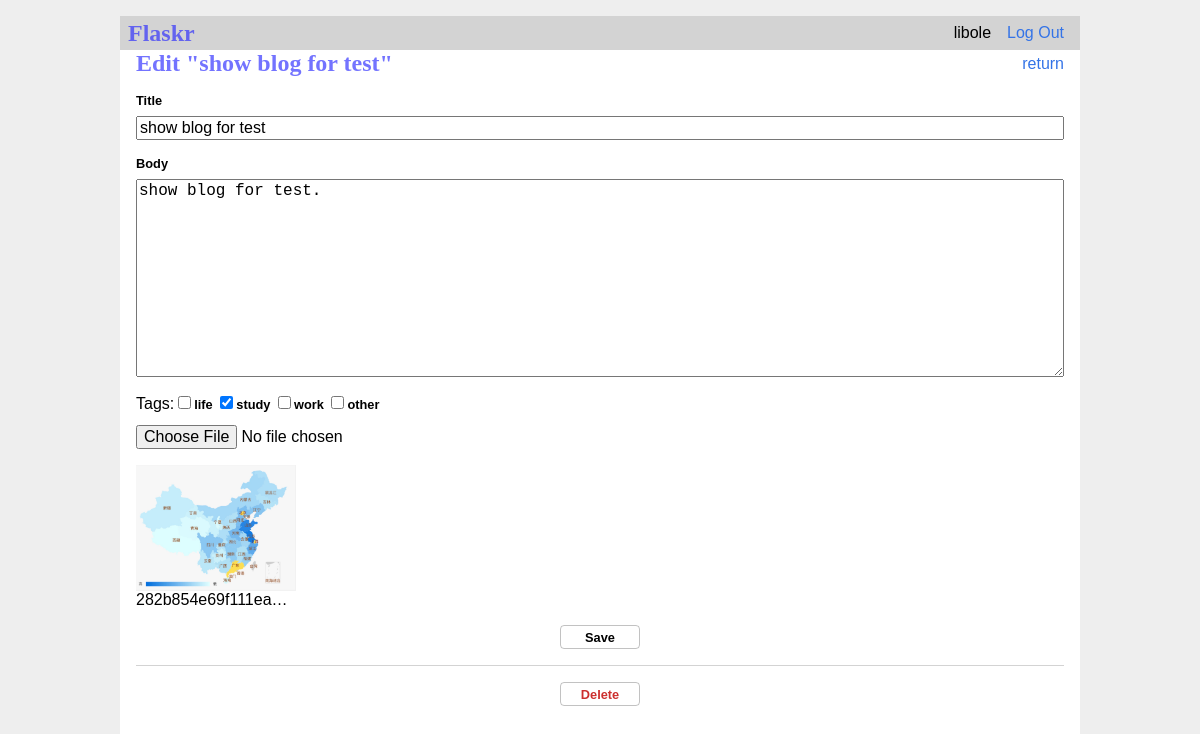
/10/update (signed in), run on the app's committed database.
### flaskr/models/Users.py (models this page shows, shortened)
class User(Base):
    __table__ = Table('user', metadata, autoload=True)
    @staticmethod
    def get_users(user_id=None):
        con = get_db()
        if user_id is None:
            users = con.execute('SELECT * FROM user').fetchall()
        else:
            users = con.execute(
                'SELECT * FROM user WHERE id = ?', (user_id,)
            ).fetchone()
        return users

### flaskr/models/Posts.py (models this page shows, shortened)
class Post(Base):
    __table__ = Table('post', metadata, autoload=True)
    @staticmethod
    def get_post(post_id, check_author=True):
        sql_select = 'SELECT p.id, title, body, created, p.author_id, username, p.tags as tags_id, p.imgs '
        sql_from_post = 'FROM post p JOIN user u ON p.author_id = u.id and p.id = ? '
        sql_left_outer_join = 'left outer join favours f on f.author_id = ?  and p.id = f.post_id '
        sql = sql_select + ', f.author_id as f_author_id ' + sql_from_post + sql_left_outer_join
        post = get_db().execute(sql, (post_id, g.user['id'])).fetchone()
        if post is None:
            flash(error="Post id {0} doesn't exist.".format(post_id))
            return False
        if check_author and post['author_id'] != g.user['id']:
            flash(error="You have not the permission.")
            return False
        return post

### flaskr/models/Tags.py (models this page shows, shortened)
class Tag(Base):
    __table__ = Table('tags', metadata, autoload=True)
    @staticmethod
    def get_tags():
        con = get_db()
        tags = con.execute('SELECT * FROM tags').fetchall()
        return tags

### flaskr/models/Imgs.py (models this page shows, shortened)
class Img(Base):
    __table__ = Table('imgs', metadata, autoload=True)

### flaskr/blog.py (the view, shortened to what this page needs)
@bp.route('/<int:pid>/update', methods=('GET', 'POST'))
@login_required
def update(pid):
    post = Post.get_post(pid)
    if post:
        tags = Tag.get_tags()
        img = get_db_session().query(Img).filter(Img.id == int(post['imgs'])).one()
        return render_template('blog/update.html', post=post, tags=tags, img_show=img)
    else:
        return redirect(url_for('blog.index'))

### flaskr/auth.py (called while the page is built, shortened)
@bp.before_app_request
def load_logged_in_user():
    user_id = session.get('user_id')
    if user_id is None:
        g.user = None
    else:
        g.user = User.get_users(user_id=user_id)

def login_required(view):
    @functools.wraps(view)
    def wrapped_view(**kwargs):
        print_url()
        return view(**kwargs)
    return wrapped_view

### flaskr/db.py (called while the page is built)
def get_db_session():
    if 'db_session' not in g:
        g.db_session = scoped_session(sessionmaker(bind=engine))
    return g.db_session

def get_db():
    if 'con' not in g:
        g.con = sqlite3.connect(
            current_app.config['DATABASE'],
            detect_types=sqlite3.PARSE_DECLTYPES
        )
        g.con.row_factory = dic_factory
    return g.con

def dic_factory(cursor, row):
    d = {}
    for idx, col in enumerate(cursor.description):
        d[col[0]] = row[idx]
    return d

### flaskr/util.py (called while the page is built)
def print_url():
    print('request.referrer:{}\nrequest.url:{}\nrequest.base_url:{}\nrequest.url_root:{}\nrequest.full_path:{}\n'
          'request.path:{}\nrequest.script_root:{}\nrequest.accept_mimetypes:{}'.format
          (request.referrer, request.url, request.base_url, request.url_root, request.full_path, request.path,
           request.script_root, request.accept_mimetypes))

### flaskr/templates/blog/update.html
{% extends 'base.html' %}
{% from 'blog/blogmacros.html' import update_tags with context %}
{% block header %}
  <h1>{% block title %}Edit "{{ post['title'] }}"{% endblock %}</h1>
  <a class="return" href="{{ url_for('blog.index') }}">return</a>
{% endblock %}
{% block content %}
  <form method="post">
    <label for="title">Title</label>
    <input name="title" id="title"
      value="{{ request.form['title'] or post['title'] }}" required>
    <label for="body">Body</label>
    <textarea name="body" id="body">{{ request.form['body'] or post['body'] }}</textarea>
    {{ update_tags(post, tags) }}
    <input type="file" name="file">
    {% for img in post['imgs'].split(',') if img_show %}
    <div class="img-box" id="{{img}}">
        <img src="{{url_for('blog.show_photo',filename=img_show.name)}}"></img>
        <span>{{ img_show.name }}</span>
    </div>
    {% endfor %}
    <input type="submit" value="Save">
  </form>
  <hr>
  <form action="{{ url_for('blog.delete', id=post['id']) }}" method="post">
    <input class="danger" type="submit" value="Delete" onclick="return confirm('Are you sure?');">
  </form>
{% endblock %}

### flaskr/templates/base.html (shortened to what this page needs)
<!DOCTYPE html>
<html>
    <head>
        <link rel="stylesheet" href="{{ url_for('static', filename='CSS/style.css') }}">
    </head>
    <body>
        <nav class="menu">
            <h1>Flaskr</h1>
            <ul>
                {%- if g.user %}
                <li><span>{{ g.user['username'] }}</span></li>
                <li><a href="{{ url_for('auth.logout') }}">Log Out</a></li>
                {%- else -%}
                <li><a href="{{ url_for('auth.register') }}">Register</a> </li>
                <li><a href="{{ url_for('auth.login') }}">Log In</a> </li>
                {%- endif %}
            </ul>
        </nav>
        <section class="content">
            <header>
                {% block header %}{% endblock %}
            </header>
            {% block content %}{% endblock %}
        </section>
    </body>
</html>

### flaskr/templates/blog/blogmacros.html (shortened to what this page needs)
{% macro update_tags(post, tags) -%}
<span class="tag" >Tags:
  {%- for tag in tags -%}
<label class="tag" for="{{tag['id']}}">
    {%- for tag_id in post['tags_id'].split(',') if post['tags_id'] and tag['id'] == tag_id|int -%}
    <input name="{{tag['name']}}" id="{{tag['id']}}" type="checkbox" value="{{tag['id']}}" checked>
    {%- else -%}
    <input name="{{tag['name']}}" id="{{tag['id']}}" type="checkbox" value="{{tag['id']}}" >
    {%- endfor -%}
    {{tag['name']}}
</label>
  {%- endfor -%}
</span>
{%- endmacro %}

### flaskr/static/CSS/style.css (style rules this page uses)
html { font-family: sans-serif; background: #eee; padding: 1rem; }
body { max-width: 960px; margin: 0 auto; background: white; }
h1 { font-family: serif; color: rgba(34, 34, 255, 0.63); margin: 0; }
a { color: #3373e7; text-decoration: None; }
hr { border: none; border-top: 1px solid lightgray; }
nav { background: lightgray; display: flex; align-items: center; padding: 0 0.5rem; }
nav h1 { flex: auto; margin: 0; width: 300px; }
nav ul { display: flex; list-style: none; margin: 0; padding: 0; }
nav ul li a, nav ul li span, header .action { display: block; padding: 0.5rem; }
.content { padding: 0 1rem 1rem; }
.content > header { display: flex; align-items: center; justify-content: space-between; }
.content > header a { flex: None; }
.content:last-child { margin-bottom: 0; }
.content label { font-weight: bold; font-size: 0.8rem; margin-bottom: 0.5rem; }
.content input, .content textarea { margin-bottom: 1rem; font-size: 1rem; }
.content textarea { min-height: 12rem; resize: vertical; font-size: 1rem; }
.content form { margin: 1rem auto; display: flex; flex-direction: column; }
.img-box { height: 10rem; width: 10rem; }
.img-box img { width: 10rem; margin: auto 0; display: block; }
.img-box span { width: 10rem; overflow: hidden; text-overflow: ellipsis; display: block; }
input.danger { color: #cc2f2e; }
input[type=submit], input[type=button] { background: none; border: 1px solid rgba(54,54,54,0.3); align-self: center; width: 5rem; height: 1.5rem; font-size: 0.8rem; font-weight: bold; margin-bottom: 0; border-radius: 4px; }

### data on the page
User: user.username "libole"
Post: title "show blog for test", body "show blog for test."
Tag: name "life"
Tag: name "study"
Tag: name "work"
Tag: name "other"
Img: name (picture), name "282b854e69f111ea…"
